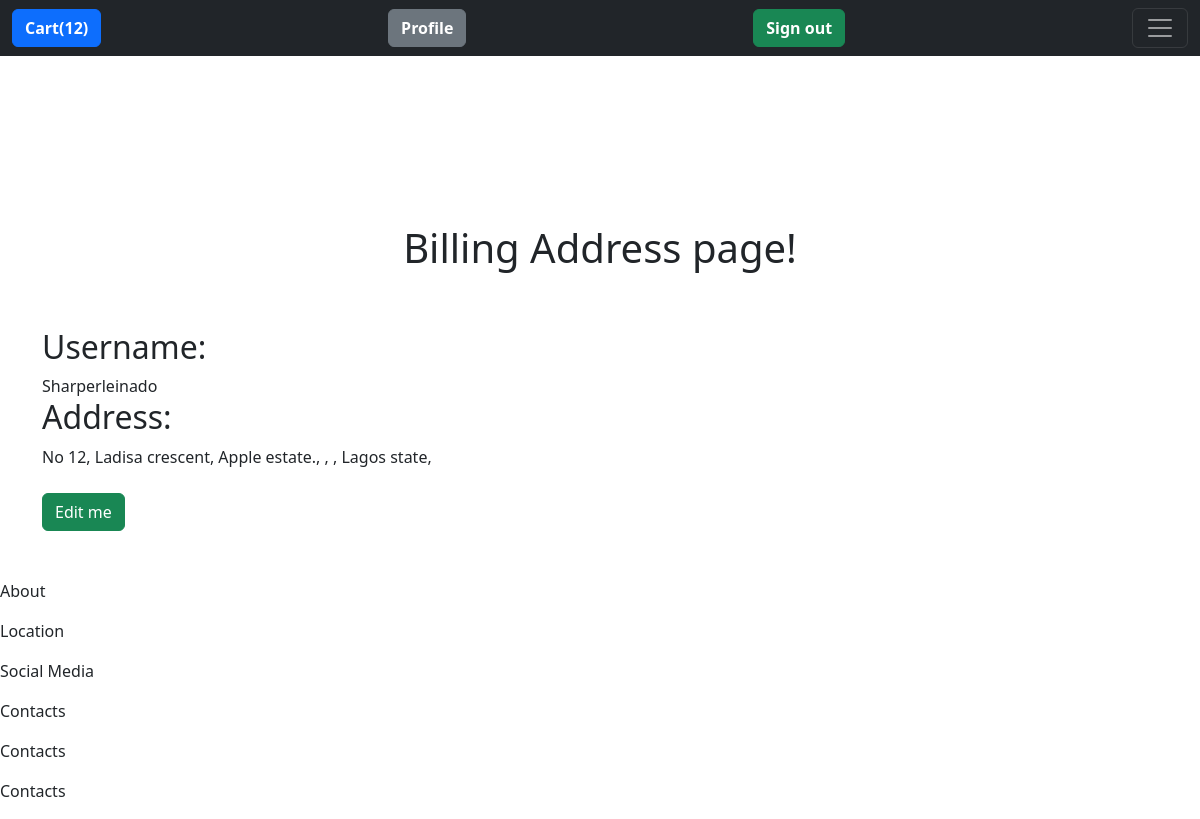
The page /address/billing_address/ (signed in) on the database its author committed.
### cart/models.py (models this page shows, shortened)
class Cart(models.Model):
    user = models.ForeignKey(User, on_delete=models.CASCADE,blank=True,null=True)
    is_paid = models.BooleanField(default=False)
    uid = models.UUIDField(default=uuid.uuid4)
    session_id = models.CharField(max_length=100,blank=True,null=True)
    transactions = GenericRelation(Transactions)
    def total_quantity(self):
        cartitems = self.cartitems.all()
        total_price = sum([item.quantity for item in cartitems])
        return total_price

class CartItemsFood(models.Model):
    cart = models.ForeignKey(Cart, on_delete=models.CASCADE, related_name="cartitems")
    content_type = models.ForeignKey(ContentType, on_delete=models.CASCADE)
    quantity = models.IntegerField(default=0)
    food_category = models.CharField(max_length=30,default="mini box")
    protein = models.CharField(max_length=30,default="beef")
    subprotein = models.CharField(max_length=30,default="fried beef")
    object_id = models.PositiveIntegerField()
    content_object = fields.GenericForeignKey('content_type', 'object_id')
    transactions = GenericRelation(Transactions)

### address/models.py (models this page shows, shortened)
class UserAddress(models.Model):
    user = models.ForeignKey(User,on_delete=models.CASCADE,default=None)
    state = models.CharField(max_length=50)
    division = models.CharField(max_length=50, null=True)
    lga = models.CharField(max_length=50, null=True)
    lcda = models.CharField(max_length=50, null=True)
    street_name = models.CharField(max_length=300, null=True)

### authentication/models.py (models this page shows)
class User(AbstractUser):
    pass

### address/views.py (the view)
# urls.py: path('billing_address/',views.billing_address,name="billing_address"),
def billing_address(request):
    user = ""
    try:
        user = UserAddress.objects.get(user=request.user)
    except AttributeError:
        messages.error(request, "Please, create address before viewing address page!")
        return redirect('address:register_address')
    except:
        messages.error(request, "Please, create address before viewing address page!")
        return redirect('address:register_address')
    return render(request,'address/billing_address.html',{'form':user})

### my_site/context_processors.py (called while the page is built)
def context_render(request):
    cart = ""
    fname = ""
    cart_quantity = ""
    try:
        if request.user.is_authenticated:
            cart = Cart.objects.get(user=request.user)
            cart_quantity = cart.total_quantity()
            fname = request.user.first_name
        else:
            cart = Cart.objects.get(session_id=request.session['cart_users'],is_paid=False)
            cart_quantity = cart.total_quantity()
            fname = "Anonymous"
    except:
        cart_quantity = 0
    return {'cart':cart,'cart_quantity':cart_quantity,'fname':fname}

### address/templates/address/billing_address.html (shortened to what this page needs)
{% extends "home.html" %}
{% load static %}
{% block jscript_attribute %}
<link rel="stylesheet" href="{% static 'food_app/master.css' %}">
{% endblock jscript_attribute %}
{% if user.is_authenticated %}
{% block cart_button %}
    <button type="submit" id="food_addtocart" class="btn btn-primary" onClick="window.location='{% url 'cart:cart_items' %}';"><strong>Cart({{cart.total_quantity}})</strong></button>
    {% endblock cart_button %}
    {% block content_is_authenticated %}
<div class="container">
    <br><br><h1><center>Billing Address page!</center></h1><br><br>
<h2>Username:</h2> {{form.user|capfirst}}<br>
<h2>Address:</h2> {{form.street_name|capfirst}}, {{form.area|capfirst}}, {{form.city|capfirst}}, {{form.state|capfirst}} state, {{form.country|capfirst}}<br><br>
<button class="btn btn-success" onClick = "window.location= '{% url 'address:update_address' %}';">Edit me</button><br><br><br>
</div>{% endblock %}
{% endif %}

### food_app/static/food_app/master.css (style rules this page uses)
.btn { margin: 0; }

### rows shown on the page
Cart: total_quantity "12"
UserAddress: user "Sharperleinado", street_name "No 12, Ladisa crescent, Apple estate.", state "Lagos"
